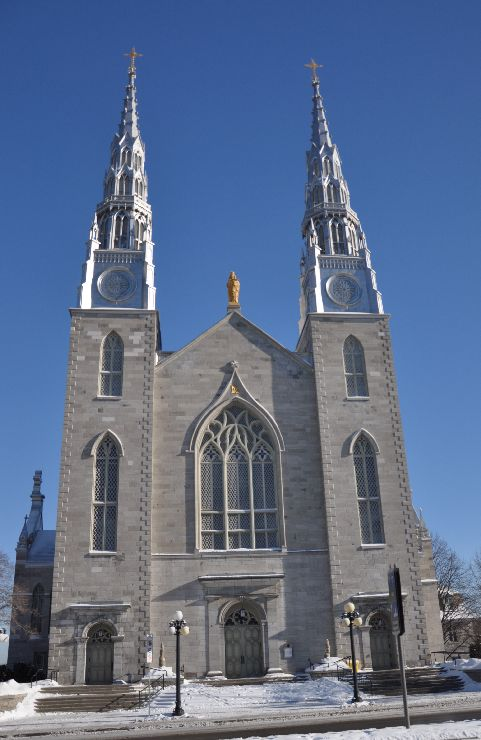
//> input picture opencv/learning-opencv3/resources/church01.jpg, 481 x 740 px
$ ./goodFeaturesToTrack   (built with g++ and OpenCV 4)
//> lines starting //> are read from the running program, lines starting //| are printed output that depends on the picture; after the words box and inside, x2 and y2 are one past the last pixel; in counts of white or black regions, pixels touching at a corner belong together
#include <opencv2/core.hpp>
#include <opencv2/highgui.hpp>
#include <opencv2/imgproc.hpp>

#include <iostream>
#include <vector>

int main()
{
    cv::Mat image = cv::imread("../images/church01.jpg", 0);
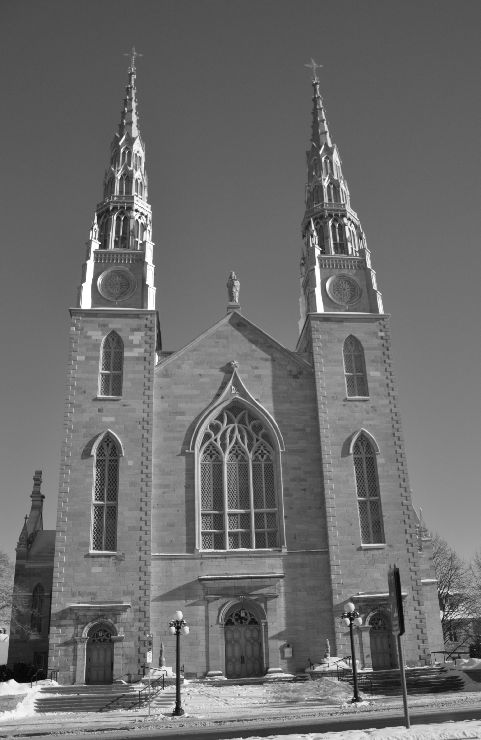
//> image: 740 rows x 481 cols, CV_8UC1; min 0, max 255, mean 108.3
    cv::imshow("Original Image", image);

    std::vector<cv::Point2f> corners;
    cv::goodFeaturesToTrack(image, corners,
                            500,    // maximum number of corners to be returned
                            0.01,   // quality level
                            10);    // minimum allowed distance between points
//> corners = 500 Points (x, y), first 12: [100, 243], [134, 210], [141, 222], [321, 249], [141, 241], [402, 593], [388, 594], [372, 670], [344, 218], [184, 679], [120, 144], [357, 671]

    std::cout << "Find " << corners.size() << " feature points" << std::endl;
//| Find 500 feature points
    for (auto it = corners.begin(); it != corners.end(); ++it)
        cv::circle(image, *it, 3, cv::Scalar(255, 255, 255), 1);
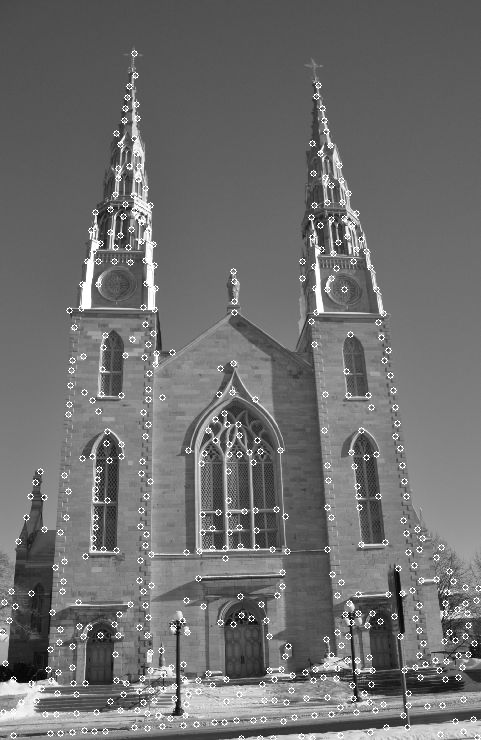
//> image: 740 rows x 481 cols, CV_8UC1; 2.23% of pixels changed, all inside (x1, y1, x2, y2) = (0, 50, 481, 740)

    cv::imshow("Good Features to Track", image);

    cv::waitKey();
    return 0;
}

$ run again, with opencv/learning-opencv3/resources/church02.jpg copied over opencv/learning-opencv3/resources/church01.jpg
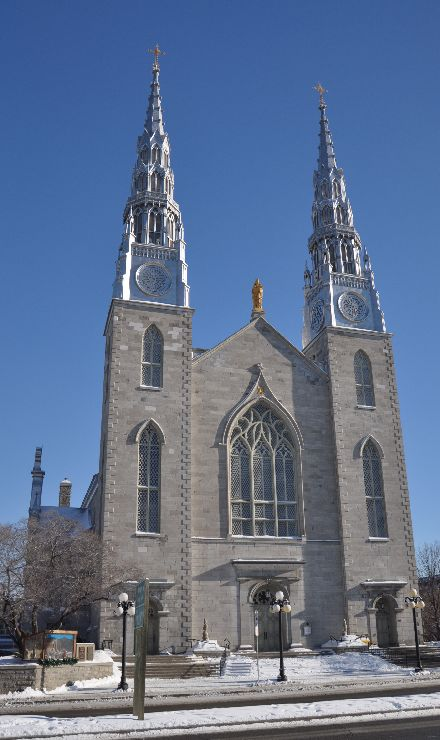
//> input picture opencv/learning-opencv3/resources/church02.jpg, 440 x 740 px
//> `cv::Mat image = cv::imread("../images/church01.jpg", 0);`:
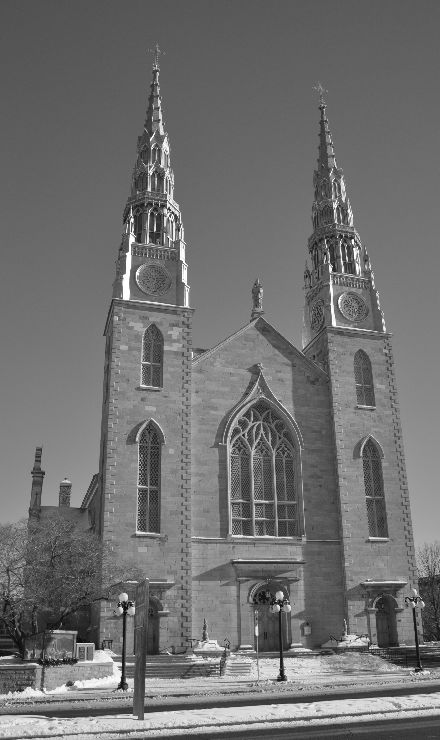
//> image: 740 rows x 440 cols, CV_8UC1; min 0, max 255, mean 111.8
//> corners = 500 Points (x, y), first 12: [419, 645], [353, 239], [168, 207], [120, 606], [126, 663], [369, 648], [413, 601], [126, 253], [132, 217], [95, 649], [279, 658], [149, 190]
//| Find 500 feature points
//> after the loop `for (auto it = corners.begin(); it != corners.end(); ++it)`:
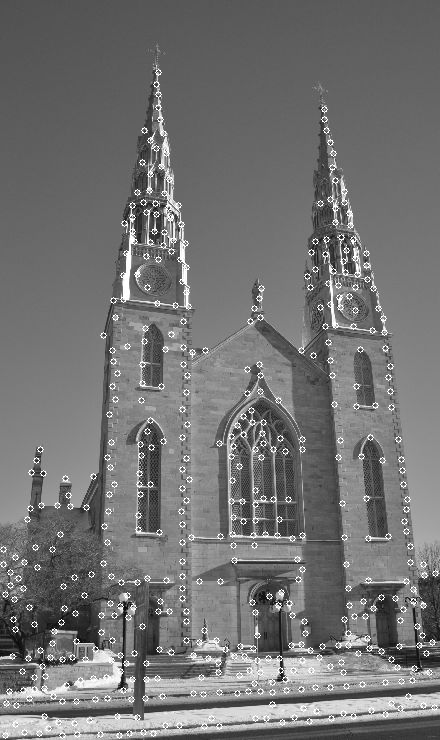
//> image: 740 rows x 440 cols, CV_8UC1; 2.45% of pixels changed, all inside (x1, y1, x2, y2) = (0, 69, 439, 739)
